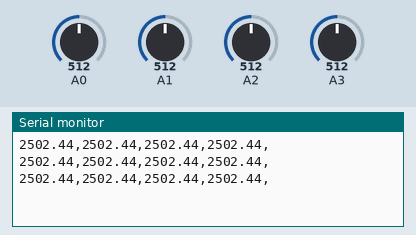
The sketch below on a simulated Arduino Uno, built with avr-gcc and run on an emulated ATmega328P. Shown: the last lines printed to the serial monitor. The inputs (shaded band) are chosen by the test bench; at power-on: A0 = 512, A1 = 512, A2 = 512, A3 = 512.

Above: at 1.2 s.
1.3 s: A0 set to 716
At 2.0 s:
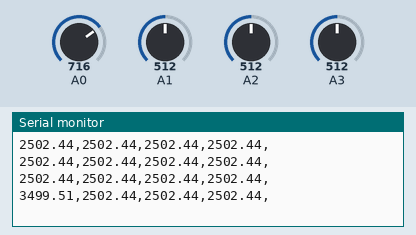
2.8 s: A1 set to 716
At 3.5 s:
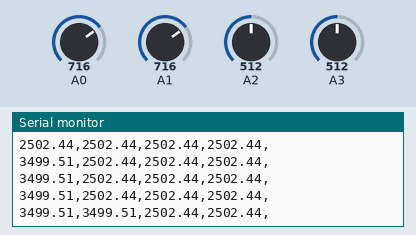
4.3 s: A2 set to 716
At 5.0 s:
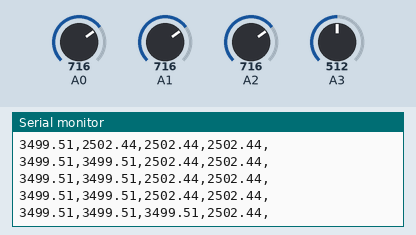
5.8 s: A3 set to 716
At 6.6 s:
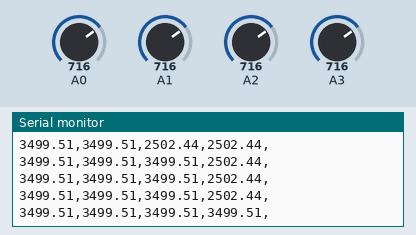
7.3 s: A0 set to 992
At 7.3 s:
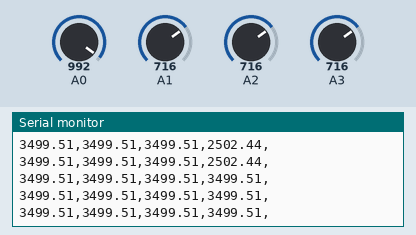
8.8 s: A1 set to 992
At 8.8 s:
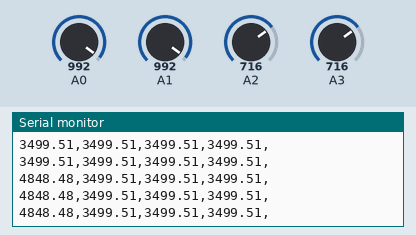
Timing chart, 0 to 11.8 s (numbered marks = the images above; inputs shaded):
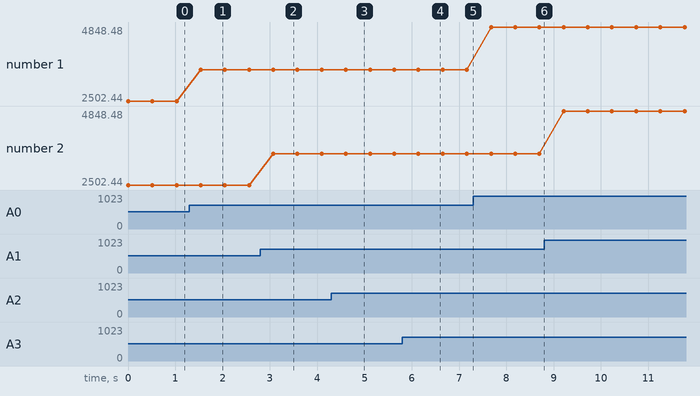

The sketch:

arduinoSerial.ino
```cpp
// Definicoes dos pinos ligados ao sensor

void setup()
{
  pinMode(A0, INPUT);
  pinMode(A1, INPUT);
  pinMode(A2, INPUT);
  pinMode(A3, INPUT);
  // Inicializa a serial
  Serial.begin(9600);
}

float readSensor(uint8_t input){
  float sensorValue = 0;
  //Tira media de 10 amostras
  for(int x = 0 ; x < 20 ; x++)
  {
    sensorValue = sensorValue + analogRead(input);
  }
  sensorValue /= 20.0;
  //Normaliza valor para intervalo entre 0 e 5000(mV)
  sensorValue *= (5000.0/1023.0);
  Serial.print(sensorValue);
  Serial.print(',');
}

void loop()
{
  // Le os dados do pino analogico do sensor
  readSensor(A0);
  //delay(100);
  readSensor(A1);
  //delay(100);
  readSensor(A2);
  //delay(100);
  readSensor(A3);
  delay(500);
  Serial.println();
}
```

Measured:
- after the input at 1.3 s, the serial monitor: prints a new line after 0.24 s (image 1)
- after the input at 2.8 s, the serial monitor: prints a new line after 0.27 s (image 2)
- after the input at 4.3 s, the serial monitor: prints a new line after 0.31 s (image 3)
- after the input at 5.8 s, the serial monitor: prints a new line after 0.34 s (image 4)
- plotted number 1: 2502.44 → 3499.51 after the input at 1.3 s, 3499.51 → 4848.48 after the input at 7.3 s
